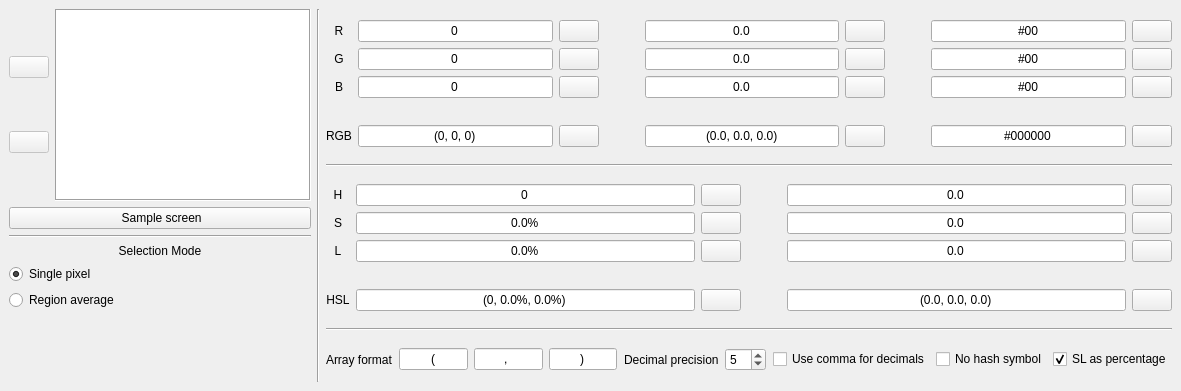
<?xml version="1.0" encoding="UTF-8"?>
<ui version="4.0">
 <class>MainWindow</class>
 <widget class="QMainWindow" name="MainWindow">
  <property name="enabled">
   <bool>true</bool>
  </property>
  <property name="geometry">
   <rect>
    <x>0</x>
    <y>0</y>
    <width>1181</width>
    <height>391</height>
   </rect>
  </property>
  <property name="windowTitle">
   <string>cs3</string>
  </property>
  <property name="windowIcon">
   <iconset>
    <normalon>:/cs3/icon.ico</normalon>
   </iconset>
  </property>
  <widget class="QWidget" name="centralwidget">
   <layout class="QGridLayout" name="gridLayout">
    <item row="0" column="0">
     <layout class="QHBoxLayout" name="globalLayout">
      <item>
       <layout class="QVBoxLayout" name="selectorLayout">
        <item>
         <layout class="QHBoxLayout" name="sampleLayout">
          <item>
           <layout class="QVBoxLayout" name="sampleNavLayout">
            <item>
             <widget class="QPushButton" name="sampleNavBtnPrev">
              <property name="enabled">
               <bool>false</bool>
              </property>
              <property name="text">
               <string/>
              </property>
              <property name="icon">
               <iconset theme="go-previous">
                <normalon>:/breeze/breeze-icons/actions/16/go-next.svg</normalon>
               </iconset>
              </property>
             </widget>
            </item>
            <item>
             <widget class="QPushButton" name="sampleNavBtnNext">
              <property name="enabled">
               <bool>false</bool>
              </property>
              <property name="text">
               <string/>
              </property>
              <property name="icon">
               <iconset theme="go-next">
                <normalon>:/breeze/breeze-icons/actions/16/go-previous.svg</normalon>
               </iconset>
              </property>
             </widget>
            </item>
           </layout>
          </item>
          <item>
           <widget class="QGraphicsView" name="sampleDisplay">
            <property name="sizePolicy">
             <sizepolicy hsizetype="Fixed" vsizetype="Fixed">
              <horstretch>0</horstretch>
              <verstretch>0</verstretch>
             </sizepolicy>
            </property>
            <property name="acceptDrops">
             <bool>false</bool>
            </property>
            <property name="frameShape">
             <enum>QFrame::Box</enum>
            </property>
            <property name="frameShadow">
             <enum>QFrame::Sunken</enum>
            </property>
            <property name="interactive">
             <bool>false</bool>
            </property>
           </widget>
          </item>
         </layout>
        </item>
        <item>
         <widget class="QPushButton" name="sampleBtn">
          <property name="text">
           <string> Sample screen</string>
          </property>
          <property name="icon">
           <iconset theme="camera-photo">
            <normalon>:/breeze/breeze-icons/actions/16/camera-photo.svg</normalon>
           </iconset>
          </property>
          <property name="iconSize">
           <size>
            <width>16</width>
            <height>16</height>
           </size>
          </property>
         </widget>
        </item>
        <item>
         <widget class="Line" name="sampleConfigSeparator">
          <property name="orientation">
           <enum>Qt::Horizontal</enum>
          </property>
         </widget>
        </item>
        <item>
         <widget class="QLabel" name="selectionConfigLabel">
          <property name="sizePolicy">
           <sizepolicy hsizetype="Preferred" vsizetype="Maximum">
            <horstretch>0</horstretch>
            <verstretch>0</verstretch>
           </sizepolicy>
          </property>
          <property name="text">
           <string>Selection Mode</string>
          </property>
          <property name="alignment">
           <set>Qt::AlignCenter</set>
          </property>
         </widget>
        </item>
        <item>
         <layout class="QGridLayout" name="selectionConfigLayout">
          <item row="2" column="0">
           <widget class="QRadioButton" name="selectionConfigRadSingle">
            <property name="text">
             <string>Single pixel</string>
            </property>
            <property name="checked">
             <bool>true</bool>
            </property>
           </widget>
          </item>
         </layout>
        </item>
        <item>
         <widget class="QRadioButton" name="selectionConfigRadRegion">
          <property name="text">
           <string>Region average</string>
          </property>
         </widget>
        </item>
        <item>
         <spacer name="verticalSpacer_3">
          <property name="orientation">
           <enum>Qt::Vertical</enum>
          </property>
          <property name="sizeHint" stdset="0">
           <size>
            <width>20</width>
            <height>40</height>
           </size>
          </property>
         </spacer>
        </item>
       </layout>
      </item>
      <item>
       <widget class="Line" name="selectorDataSeparator">
        <property name="orientation">
         <enum>Qt::Vertical</enum>
        </property>
       </widget>
      </item>
      <item>
       <layout class="QVBoxLayout" name="dataAndFmtLayout">
        <item>
         <layout class="QGridLayout" name="dataRgbLayout">
          <item row="2" column="4">
           <widget class="QLineEdit" name="floatTextB">
            <property name="enabled">
             <bool>true</bool>
            </property>
            <property name="text">
             <string>0.0</string>
            </property>
            <property name="alignment">
             <set>Qt::AlignCenter</set>
            </property>
            <property name="readOnly">
             <bool>true</bool>
            </property>
           </widget>
          </item>
          <item row="4" column="5">
           <widget class="QPushButton" name="floatBtnCopyRGB">
            <property name="text">
             <string/>
            </property>
            <property name="icon">
             <iconset theme="edit-copy">
              <normalon>:/breeze/breeze-icons/actions/16/edit-copy.svg</normalon>
             </iconset>
            </property>
           </widget>
          </item>
          <item row="0" column="8">
           <widget class="QPushButton" name="hexBtnCopyR">
            <property name="text">
             <string/>
            </property>
            <property name="icon">
             <iconset theme="edit-copy">
              <normalon>:/breeze/breeze-icons/actions/16/edit-copy.svg</normalon>
             </iconset>
            </property>
           </widget>
          </item>
          <item row="1" column="8">
           <widget class="QPushButton" name="hexBtnCopyG">
            <property name="text">
             <string/>
            </property>
            <property name="icon">
             <iconset theme="edit-copy">
              <normalon>:/breeze/breeze-icons/actions/16/edit-copy.svg</normalon>
             </iconset>
            </property>
           </widget>
          </item>
          <item row="0" column="2">
           <widget class="QPushButton" name="intBtnCopyR">
            <property name="enabled">
             <bool>true</bool>
            </property>
            <property name="sizePolicy">
             <sizepolicy hsizetype="Preferred" vsizetype="Fixed">
              <horstretch>0</horstretch>
              <verstretch>0</verstretch>
             </sizepolicy>
            </property>
            <property name="text">
             <string/>
            </property>
            <property name="icon">
             <iconset theme="edit-copy">
              <normalon>:/breeze/breeze-icons/actions/16/edit-copy.svg</normalon>
             </iconset>
            </property>
           </widget>
          </item>
          <item row="1" column="2">
           <widget class="QPushButton" name="intBtnCopyG">
            <property name="text">
             <string/>
            </property>
            <property name="icon">
             <iconset theme="edit-copy">
              <normalon>:/breeze/breeze-icons/actions/16/edit-copy.svg</normalon>
             </iconset>
            </property>
           </widget>
          </item>
          <item row="1" column="1">
           <widget class="QLineEdit" name="intTextG">
            <property name="enabled">
             <bool>true</bool>
            </property>
            <property name="text">
             <string>0</string>
            </property>
            <property name="alignment">
             <set>Qt::AlignCenter</set>
            </property>
            <property name="readOnly">
             <bool>true</bool>
            </property>
           </widget>
          </item>
          <item row="4" column="2">
           <widget class="QPushButton" name="intBtnCopyRGB">
            <property name="text">
             <string/>
            </property>
            <property name="icon">
             <iconset theme="edit-copy">
              <normalon>:/breeze/breeze-icons/actions/16/edit-copy.svg</normalon>
             </iconset>
            </property>
           </widget>
          </item>
          <item row="4" column="1">
           <widget class="QLineEdit" name="intTextRGB">
            <property name="sizePolicy">
             <sizepolicy hsizetype="MinimumExpanding" vsizetype="Fixed">
              <horstretch>0</horstretch>
              <verstretch>0</verstretch>
             </sizepolicy>
            </property>
            <property name="text">
             <string>(0, 0, 0)</string>
            </property>
            <property name="alignment">
             <set>Qt::AlignCenter</set>
            </property>
            <property name="readOnly">
             <bool>true</bool>
            </property>
           </widget>
          </item>
          <item row="4" column="0">
           <widget class="QLabel" name="labelRGB">
            <property name="text">
             <string>RGB</string>
            </property>
            <property name="alignment">
             <set>Qt::AlignCenter</set>
            </property>
           </widget>
          </item>
          <item row="0" column="4">
           <widget class="QLineEdit" name="floatTextR">
            <property name="enabled">
             <bool>true</bool>
            </property>
            <property name="text">
             <string>0.0</string>
            </property>
            <property name="alignment">
             <set>Qt::AlignCenter</set>
            </property>
            <property name="readOnly">
             <bool>true</bool>
            </property>
           </widget>
          </item>
          <item row="2" column="8">
           <widget class="QPushButton" name="hexBtnCopyB">
            <property name="text">
             <string/>
            </property>
            <property name="icon">
             <iconset theme="edit-copy">
              <normalon>:/breeze/breeze-icons/actions/16/edit-copy.svg</normalon>
             </iconset>
            </property>
           </widget>
          </item>
          <item row="1" column="4">
           <widget class="QLineEdit" name="floatTextG">
            <property name="enabled">
             <bool>true</bool>
            </property>
            <property name="text">
             <string>0.0</string>
            </property>
            <property name="alignment">
             <set>Qt::AlignCenter</set>
            </property>
            <property name="readOnly">
             <bool>true</bool>
            </property>
           </widget>
          </item>
          <item row="0" column="7">
           <widget class="QLineEdit" name="hexTextR">
            <property name="enabled">
             <bool>true</bool>
            </property>
            <property name="text">
             <string>#00</string>
            </property>
            <property name="alignment">
             <set>Qt::AlignCenter</set>
            </property>
            <property name="readOnly">
             <bool>true</bool>
            </property>
           </widget>
          </item>
          <item row="1" column="0">
           <widget class="QLabel" name="labelG">
            <property name="text">
             <string>G</string>
            </property>
            <property name="alignment">
             <set>Qt::AlignCenter</set>
            </property>
           </widget>
          </item>
          <item row="0" column="6">
           <spacer name="floatHexSpacer">
            <property name="orientation">
             <enum>Qt::Horizontal</enum>
            </property>
            <property name="sizeType">
             <enum>QSizePolicy::Fixed</enum>
            </property>
            <property name="sizeHint" stdset="0">
             <size>
              <width>40</width>
              <height>20</height>
             </size>
            </property>
           </spacer>
          </item>
          <item row="1" column="7">
           <widget class="QLineEdit" name="hexTextG">
            <property name="enabled">
             <bool>true</bool>
            </property>
            <property name="text">
             <string>#00</string>
            </property>
            <property name="alignment">
             <set>Qt::AlignCenter</set>
            </property>
            <property name="readOnly">
             <bool>true</bool>
            </property>
           </widget>
          </item>
          <item row="4" column="8">
           <widget class="QPushButton" name="hexBtnCopyRGB">
            <property name="text">
             <string/>
            </property>
            <property name="icon">
             <iconset theme="edit-copy">
              <normalon>:/breeze/breeze-icons/actions/16/edit-copy.svg</normalon>
             </iconset>
            </property>
           </widget>
          </item>
          <item row="0" column="3">
           <spacer name="intFloatSpacer">
            <property name="orientation">
             <enum>Qt::Horizontal</enum>
            </property>
            <property name="sizeType">
             <enum>QSizePolicy::Fixed</enum>
            </property>
            <property name="sizeHint" stdset="0">
             <size>
              <width>40</width>
              <height>20</height>
             </size>
            </property>
           </spacer>
          </item>
          <item row="4" column="7">
           <widget class="QLineEdit" name="hexTextRGB">
            <property name="enabled">
             <bool>true</bool>
            </property>
            <property name="sizePolicy">
             <sizepolicy hsizetype="MinimumExpanding" vsizetype="Fixed">
              <horstretch>0</horstretch>
              <verstretch>0</verstretch>
             </sizepolicy>
            </property>
            <property name="text">
             <string>#000000</string>
            </property>
            <property name="alignment">
             <set>Qt::AlignCenter</set>
            </property>
            <property name="readOnly">
             <bool>true</bool>
            </property>
           </widget>
          </item>
          <item row="0" column="0">
           <widget class="QLabel" name="labelR">
            <property name="text">
             <string>R</string>
            </property>
            <property name="alignment">
             <set>Qt::AlignCenter</set>
            </property>
           </widget>
          </item>
          <item row="2" column="0">
           <widget class="QLabel" name="labelB">
            <property name="text">
             <string>B</string>
            </property>
            <property name="alignment">
             <set>Qt::AlignCenter</set>
            </property>
           </widget>
          </item>
          <item row="2" column="1">
           <widget class="QLineEdit" name="intTextB">
            <property name="enabled">
             <bool>true</bool>
            </property>
            <property name="text">
             <string>0</string>
            </property>
            <property name="alignment">
             <set>Qt::AlignCenter</set>
            </property>
            <property name="readOnly">
             <bool>true</bool>
            </property>
           </widget>
          </item>
          <item row="1" column="5">
           <widget class="QPushButton" name="floatBtnCopyG">
            <property name="text">
             <string/>
            </property>
            <property name="icon">
             <iconset theme="edit-copy">
              <normalon>:/breeze/breeze-icons/actions/16/edit-copy.svg</normalon>
             </iconset>
            </property>
           </widget>
          </item>
          <item row="2" column="5">
           <widget class="QPushButton" name="floatBtnCopyB">
            <property name="text">
             <string/>
            </property>
            <property name="icon">
             <iconset theme="edit-copy">
              <normalon>:/breeze/breeze-icons/actions/16/edit-copy.svg</normalon>
             </iconset>
            </property>
           </widget>
          </item>
          <item row="2" column="2">
           <widget class="QPushButton" name="intBtnCopyB">
            <property name="text">
             <string/>
            </property>
            <property name="icon">
             <iconset theme="edit-copy">
              <normalon>:/breeze/breeze-icons/actions/16/edit-copy.svg</normalon>
             </iconset>
            </property>
           </widget>
          </item>
          <item row="3" column="1">
           <spacer name="soloCombinedSpacer">
            <property name="orientation">
             <enum>Qt::Vertical</enum>
            </property>
            <property name="sizeType">
             <enum>QSizePolicy::Fixed</enum>
            </property>
            <property name="sizeHint" stdset="0">
             <size>
              <width>20</width>
              <height>21</height>
             </size>
            </property>
           </spacer>
          </item>
          <item row="0" column="5">
           <widget class="QPushButton" name="floatBtnCopyR">
            <property name="text">
             <string/>
            </property>
            <property name="icon">
             <iconset theme="edit-copy">
              <normalon>:/breeze/breeze-icons/actions/16/edit-copy.svg</normalon>
             </iconset>
            </property>
           </widget>
          </item>
          <item row="2" column="7">
           <widget class="QLineEdit" name="hexTextB">
            <property name="enabled">
             <bool>true</bool>
            </property>
            <property name="text">
             <string>#00</string>
            </property>
            <property name="alignment">
             <set>Qt::AlignCenter</set>
            </property>
            <property name="readOnly">
             <bool>true</bool>
            </property>
           </widget>
          </item>
          <item row="4" column="4">
           <widget class="QLineEdit" name="floatTextRGB">
            <property name="enabled">
             <bool>true</bool>
            </property>
            <property name="sizePolicy">
             <sizepolicy hsizetype="MinimumExpanding" vsizetype="Fixed">
              <horstretch>0</horstretch>
              <verstretch>0</verstretch>
             </sizepolicy>
            </property>
            <property name="text">
             <string>(0.0, 0.0, 0.0)</string>
            </property>
            <property name="alignment">
             <set>Qt::AlignCenter</set>
            </property>
            <property name="readOnly">
             <bool>true</bool>
            </property>
           </widget>
          </item>
          <item row="0" column="1">
           <widget class="QLineEdit" name="intTextR">
            <property name="enabled">
             <bool>true</bool>
            </property>
            <property name="text">
             <string>0</string>
            </property>
            <property name="alignment">
             <set>Qt::AlignCenter</set>
            </property>
            <property name="readOnly">
             <bool>true</bool>
            </property>
           </widget>
          </item>
         </layout>
        </item>
        <item>
         <widget class="Line" name="line">
          <property name="orientation">
           <enum>Qt::Horizontal</enum>
          </property>
         </widget>
        </item>
        <item>
         <layout class="QGridLayout" name="dataHslLayout">
          <item row="4" column="0">
           <widget class="QLabel" name="labelHSL">
            <property name="text">
             <string>HSL</string>
            </property>
            <property name="alignment">
             <set>Qt::AlignCenter</set>
            </property>
           </widget>
          </item>
          <item row="0" column="5">
           <widget class="QPushButton" name="floatBtnCopyH">
            <property name="enabled">
             <bool>true</bool>
            </property>
            <property name="sizePolicy">
             <sizepolicy hsizetype="Preferred" vsizetype="Fixed">
              <horstretch>0</horstretch>
              <verstretch>0</verstretch>
             </sizepolicy>
            </property>
            <property name="text">
             <string/>
            </property>
            <property name="icon">
             <iconset theme="edit-copy">
              <normalon>:/breeze/breeze-icons/actions/16/edit-copy.svg</normalon>
             </iconset>
            </property>
           </widget>
          </item>
          <item row="1" column="2">
           <widget class="QPushButton" name="intBtnCopyS">
            <property name="enabled">
             <bool>true</bool>
            </property>
            <property name="sizePolicy">
             <sizepolicy hsizetype="Preferred" vsizetype="Fixed">
              <horstretch>0</horstretch>
              <verstretch>0</verstretch>
             </sizepolicy>
            </property>
            <property name="text">
             <string/>
            </property>
            <property name="icon">
             <iconset theme="edit-copy">
              <normalon>:/breeze/breeze-icons/actions/16/edit-copy.svg</normalon>
             </iconset>
            </property>
           </widget>
          </item>
          <item row="0" column="3">
           <spacer name="intFloatSpacer_2">
            <property name="orientation">
             <enum>Qt::Horizontal</enum>
            </property>
            <property name="sizeType">
             <enum>QSizePolicy::Fixed</enum>
            </property>
            <property name="sizeHint" stdset="0">
             <size>
              <width>40</width>
              <height>20</height>
             </size>
            </property>
           </spacer>
          </item>
          <item row="3" column="1">
           <spacer name="soloCombinedSpacer_2">
            <property name="orientation">
             <enum>Qt::Vertical</enum>
            </property>
            <property name="sizeType">
             <enum>QSizePolicy::Fixed</enum>
            </property>
            <property name="sizeHint" stdset="0">
             <size>
              <width>20</width>
              <height>21</height>
             </size>
            </property>
           </spacer>
          </item>
          <item row="4" column="1">
           <widget class="QLineEdit" name="intTextHSL">
            <property name="enabled">
             <bool>true</bool>
            </property>
            <property name="text">
             <string>(0, 0.0%, 0.0%)</string>
            </property>
            <property name="alignment">
             <set>Qt::AlignCenter</set>
            </property>
            <property name="readOnly">
             <bool>true</bool>
            </property>
           </widget>
          </item>
          <item row="2" column="5">
           <widget class="QPushButton" name="floatBtnCopyL">
            <property name="enabled">
             <bool>true</bool>
            </property>
            <property name="sizePolicy">
             <sizepolicy hsizetype="Preferred" vsizetype="Fixed">
              <horstretch>0</horstretch>
              <verstretch>0</verstretch>
             </sizepolicy>
            </property>
            <property name="text">
             <string/>
            </property>
            <property name="icon">
             <iconset theme="edit-copy">
              <normalon>:/breeze/breeze-icons/actions/16/edit-copy.svg</normalon>
             </iconset>
            </property>
           </widget>
          </item>
          <item row="1" column="4">
           <widget class="QLineEdit" name="floatTextS">
            <property name="enabled">
             <bool>true</bool>
            </property>
            <property name="text">
             <string>0.0</string>
            </property>
            <property name="alignment">
             <set>Qt::AlignCenter</set>
            </property>
            <property name="readOnly">
             <bool>true</bool>
            </property>
           </widget>
          </item>
          <item row="1" column="1">
           <widget class="QLineEdit" name="intTextS">
            <property name="enabled">
             <bool>true</bool>
            </property>
            <property name="text">
             <string>0.0%</string>
            </property>
            <property name="alignment">
             <set>Qt::AlignCenter</set>
            </property>
            <property name="readOnly">
             <bool>true</bool>
            </property>
           </widget>
          </item>
          <item row="4" column="2">
           <widget class="QPushButton" name="intBtnCopyHSL">
            <property name="enabled">
             <bool>true</bool>
            </property>
            <property name="sizePolicy">
             <sizepolicy hsizetype="Preferred" vsizetype="Fixed">
              <horstretch>0</horstretch>
              <verstretch>0</verstretch>
             </sizepolicy>
            </property>
            <property name="text">
             <string/>
            </property>
            <property name="icon">
             <iconset theme="edit-copy">
              <normalon>:/breeze/breeze-icons/actions/16/edit-copy.svg</normalon>
             </iconset>
            </property>
           </widget>
          </item>
          <item row="2" column="2">
           <widget class="QPushButton" name="intBtnCopyL">
            <property name="enabled">
             <bool>true</bool>
            </property>
            <property name="sizePolicy">
             <sizepolicy hsizetype="Preferred" vsizetype="Fixed">
              <horstretch>0</horstretch>
              <verstretch>0</verstretch>
             </sizepolicy>
            </property>
            <property name="text">
             <string/>
            </property>
            <property name="icon">
             <iconset theme="edit-copy">
              <normalon>:/breeze/breeze-icons/actions/16/edit-copy.svg</normalon>
             </iconset>
            </property>
           </widget>
          </item>
          <item row="1" column="0">
           <widget class="QLabel" name="labelS">
            <property name="text">
             <string>S</string>
            </property>
            <property name="alignment">
             <set>Qt::AlignCenter</set>
            </property>
           </widget>
          </item>
          <item row="4" column="4">
           <widget class="QLineEdit" name="floatTextHSL">
            <property name="enabled">
             <bool>true</bool>
            </property>
            <property name="text">
             <string>(0.0, 0.0, 0.0)</string>
            </property>
            <property name="alignment">
             <set>Qt::AlignCenter</set>
            </property>
            <property name="readOnly">
             <bool>true</bool>
            </property>
           </widget>
          </item>
          <item row="1" column="5">
           <widget class="QPushButton" name="floatBtnCopyS">
            <property name="enabled">
             <bool>true</bool>
            </property>
            <property name="sizePolicy">
             <sizepolicy hsizetype="Preferred" vsizetype="Fixed">
              <horstretch>0</horstretch>
              <verstretch>0</verstretch>
             </sizepolicy>
            </property>
            <property name="text">
             <string/>
            </property>
            <property name="icon">
             <iconset theme="edit-copy">
              <normalon>:/breeze/breeze-icons/actions/16/edit-copy.svg</normalon>
             </iconset>
            </property>
           </widget>
          </item>
          <item row="2" column="1">
           <widget class="QLineEdit" name="intTextL">
            <property name="enabled">
             <bool>true</bool>
            </property>
            <property name="text">
             <string>0.0%</string>
            </property>
            <property name="alignment">
             <set>Qt::AlignCenter</set>
            </property>
            <property name="readOnly">
             <bool>true</bool>
            </property>
           </widget>
          </item>
          <item row="0" column="4">
           <widget class="QLineEdit" name="floatTextH">
            <property name="enabled">
             <bool>true</bool>
            </property>
            <property name="text">
             <string>0.0</string>
            </property>
            <property name="alignment">
             <set>Qt::AlignCenter</set>
            </property>
            <property name="readOnly">
             <bool>true</bool>
            </property>
           </widget>
          </item>
          <item row="2" column="0">
           <widget class="QLabel" name="labelL">
            <property name="text">
             <string>L</string>
            </property>
            <property name="alignment">
             <set>Qt::AlignCenter</set>
            </property>
           </widget>
          </item>
          <item row="0" column="2">
           <widget class="QPushButton" name="intBtnCopyH">
            <property name="enabled">
             <bool>true</bool>
            </property>
            <property name="sizePolicy">
             <sizepolicy hsizetype="Preferred" vsizetype="Fixed">
              <horstretch>0</horstretch>
              <verstretch>0</verstretch>
             </sizepolicy>
            </property>
            <property name="text">
             <string/>
            </property>
            <property name="icon">
             <iconset theme="edit-copy">
              <normalon>:/breeze/breeze-icons/actions/16/edit-copy.svg</normalon>
             </iconset>
            </property>
           </widget>
          </item>
          <item row="4" column="5">
           <widget class="QPushButton" name="floatBtnCopyHSL">
            <property name="enabled">
             <bool>true</bool>
            </property>
            <property name="sizePolicy">
             <sizepolicy hsizetype="Preferred" vsizetype="Fixed">
              <horstretch>0</horstretch>
              <verstretch>0</verstretch>
             </sizepolicy>
            </property>
            <property name="text">
             <string/>
            </property>
            <property name="icon">
             <iconset theme="edit-copy">
              <normalon>:/breeze/breeze-icons/actions/16/edit-copy.svg</normalon>
             </iconset>
            </property>
           </widget>
          </item>
          <item row="0" column="0">
           <widget class="QLabel" name="labelH">
            <property name="text">
             <string>H</string>
            </property>
            <property name="alignment">
             <set>Qt::AlignCenter</set>
            </property>
           </widget>
          </item>
          <item row="2" column="4">
           <widget class="QLineEdit" name="floatTextL">
            <property name="enabled">
             <bool>true</bool>
            </property>
            <property name="text">
             <string>0.0</string>
            </property>
            <property name="alignment">
             <set>Qt::AlignCenter</set>
            </property>
            <property name="readOnly">
             <bool>true</bool>
            </property>
           </widget>
          </item>
          <item row="0" column="1">
           <widget class="QLineEdit" name="intTextH">
            <property name="enabled">
             <bool>true</bool>
            </property>
            <property name="text">
             <string>0</string>
            </property>
            <property name="alignment">
             <set>Qt::AlignCenter</set>
            </property>
            <property name="readOnly">
             <bool>true</bool>
            </property>
           </widget>
          </item>
         </layout>
        </item>
        <item>
         <widget class="Line" name="dataFmtSeparator">
          <property name="orientation">
           <enum>Qt::Horizontal</enum>
          </property>
         </widget>
        </item>
        <item>
         <layout class="QHBoxLayout" name="fmtLayout">
          <item>
           <widget class="QLabel" name="fmtArrLabel">
            <property name="text">
             <string>Array format</string>
            </property>
           </widget>
          </item>
          <item>
           <widget class="QLineEdit" name="fmtArrTextStart">
            <property name="text">
             <string>(</string>
            </property>
            <property name="alignment">
             <set>Qt::AlignCenter</set>
            </property>
            <property name="placeholderText">
             <string extracomment="Start of the array"/>
            </property>
           </widget>
          </item>
          <item>
           <widget class="QLineEdit" name="fmtArrTextSep">
            <property name="text">
             <string>, </string>
            </property>
            <property name="alignment">
             <set>Qt::AlignCenter</set>
            </property>
            <property name="placeholderText">
             <string extracomment="Element separators"/>
            </property>
           </widget>
          </item>
          <item>
           <widget class="QLineEdit" name="fmtArrTextEnd">
            <property name="text">
             <string>)</string>
            </property>
            <property name="alignment">
             <set>Qt::AlignCenter</set>
            </property>
            <property name="placeholderText">
             <string extracomment="End of the array"/>
            </property>
           </widget>
          </item>
          <item>
           <spacer name="fmtArrChkSpacer">
            <property name="orientation">
             <enum>Qt::Horizontal</enum>
            </property>
            <property name="sizeHint" stdset="0">
             <size>
              <width>40</width>
              <height>20</height>
             </size>
            </property>
           </spacer>
          </item>
          <item>
           <widget class="QLabel" name="fmtLabelDecPrec">
            <property name="text">
             <string>Decimal precision</string>
            </property>
           </widget>
          </item>
          <item>
           <widget class="QSpinBox" name="fmtSpinDecPrec">
            <property name="minimum">
             <number>1</number>
            </property>
            <property name="maximum">
             <number>32</number>
            </property>
            <property name="value">
             <number>5</number>
            </property>
           </widget>
          </item>
          <item>
           <spacer name="fmtDecPrecSpacer">
            <property name="orientation">
             <enum>Qt::Horizontal</enum>
            </property>
            <property name="sizeHint" stdset="0">
             <size>
              <width>40</width>
              <height>20</height>
             </size>
            </property>
           </spacer>
          </item>
          <item>
           <widget class="QCheckBox" name="fmtChkDecimalsSep">
            <property name="text">
             <string>Use comma for decimals</string>
            </property>
           </widget>
          </item>
          <item>
           <widget class="QCheckBox" name="fmtChkHexNoHash">
            <property name="text">
             <string>No hash symbol</string>
            </property>
           </widget>
          </item>
          <item>
           <widget class="QCheckBox" name="fmtChkSLPercentage">
            <property name="text">
             <string>SL as percentage</string>
            </property>
            <property name="checked">
             <bool>true</bool>
            </property>
           </widget>
          </item>
         </layout>
        </item>
       </layout>
      </item>
     </layout>
    </item>
    <item row="1" column="0">
     <layout class="QHBoxLayout" name="horizontalLayout_2"/>
    </item>
   </layout>
  </widget>
 </widget>
 <tabstops>
  <tabstop>sampleBtn</tabstop>
  <tabstop>selectionConfigRadSingle</tabstop>
  <tabstop>selectionConfigRadRegion</tabstop>
  <tabstop>intTextR</tabstop>
  <tabstop>intBtnCopyR</tabstop>
  <tabstop>intTextG</tabstop>
  <tabstop>intBtnCopyG</tabstop>
  <tabstop>intTextB</tabstop>
  <tabstop>intBtnCopyB</tabstop>
  <tabstop>intTextRGB</tabstop>
  <tabstop>intBtnCopyRGB</tabstop>
  <tabstop>floatTextR</tabstop>
  <tabstop>floatBtnCopyR</tabstop>
  <tabstop>floatTextG</tabstop>
  <tabstop>floatBtnCopyG</tabstop>
  <tabstop>floatTextB</tabstop>
  <tabstop>floatBtnCopyB</tabstop>
  <tabstop>floatTextRGB</tabstop>
  <tabstop>floatBtnCopyRGB</tabstop>
  <tabstop>hexTextR</tabstop>
  <tabstop>hexBtnCopyR</tabstop>
  <tabstop>hexTextG</tabstop>
  <tabstop>hexBtnCopyG</tabstop>
  <tabstop>hexTextB</tabstop>
  <tabstop>hexBtnCopyB</tabstop>
  <tabstop>hexTextRGB</tabstop>
  <tabstop>hexBtnCopyRGB</tabstop>
  <tabstop>intTextH</tabstop>
  <tabstop>intBtnCopyH</tabstop>
  <tabstop>intTextS</tabstop>
  <tabstop>intBtnCopyS</tabstop>
  <tabstop>intTextL</tabstop>
  <tabstop>intBtnCopyL</tabstop>
  <tabstop>intTextHSL</tabstop>
  <tabstop>intBtnCopyHSL</tabstop>
  <tabstop>floatTextH</tabstop>
  <tabstop>floatBtnCopyH</tabstop>
  <tabstop>floatTextS</tabstop>
  <tabstop>floatBtnCopyS</tabstop>
  <tabstop>floatTextL</tabstop>
  <tabstop>floatBtnCopyL</tabstop>
  <tabstop>floatTextHSL</tabstop>
  <tabstop>floatBtnCopyHSL</tabstop>
  <tabstop>fmtArrTextStart</tabstop>
  <tabstop>fmtArrTextSep</tabstop>
  <tabstop>fmtArrTextEnd</tabstop>
  <tabstop>fmtSpinDecPrec</tabstop>
  <tabstop>fmtChkDecimalsSep</tabstop>
  <tabstop>fmtChkHexNoHash</tabstop>
  <tabstop>fmtChkSLPercentage</tabstop>
  <tabstop>sampleNavBtnPrev</tabstop>
  <tabstop>sampleNavBtnNext</tabstop>
  <tabstop>sampleDisplay</tabstop>
 </tabstops>
 <resources>
  <include location="../resources/icons.qrc"/>
 </resources>
 <connections/>
</ui>
